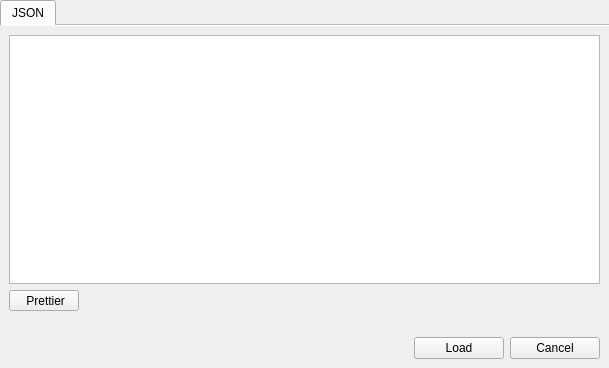
<?xml version="1.0" encoding="UTF-8"?>
<ui version="4.0">
 <class>Form</class>
 <widget class="QWidget" name="Form">
  <property name="windowModality">
   <enum>Qt::WindowModal</enum>
  </property>
  <property name="geometry">
   <rect>
    <x>0</x>
    <y>0</y>
    <width>609</width>
    <height>368</height>
   </rect>
  </property>
  <property name="windowTitle">
   <string>Form</string>
  </property>
  <layout class="QVBoxLayout" name="verticalLayout">
   <property name="spacing">
    <number>0</number>
   </property>
   <property name="leftMargin">
    <number>0</number>
   </property>
   <property name="topMargin">
    <number>0</number>
   </property>
   <property name="rightMargin">
    <number>0</number>
   </property>
   <property name="bottomMargin">
    <number>0</number>
   </property>
   <item>
    <widget class="QTabWidget" name="mock_import_tabs">
     <property name="tabShape">
      <enum>QTabWidget::Rounded</enum>
     </property>
     <property name="currentIndex">
      <number>0</number>
     </property>
     <property name="elideMode">
      <enum>Qt::ElideLeft</enum>
     </property>
     <property name="usesScrollButtons">
      <bool>false</bool>
     </property>
     <property name="documentMode">
      <bool>true</bool>
     </property>
     <widget class="QWidget" name="tab_2">
      <attribute name="title">
       <string>JSON</string>
      </attribute>
      <layout class="QVBoxLayout" name="verticalLayout_6">
       <item>
        <layout class="QVBoxLayout" name="verticalLayout_5">
         <item>
          <widget class="QTextEdit" name="mock_json_import_input">
           <property name="verticalScrollBarPolicy">
            <enum>Qt::ScrollBarAlwaysOff</enum>
           </property>
           <property name="horizontalScrollBarPolicy">
            <enum>Qt::ScrollBarAlwaysOff</enum>
           </property>
          </widget>
         </item>
         <item>
          <widget class="QToolButton" name="mock_json_pretty_btn">
           <property name="maximumSize">
            <size>
             <width>70</width>
             <height>16777215</height>
            </size>
           </property>
           <property name="toolTip">
            <string>Format JSON data</string>
           </property>
           <property name="toolTipDuration">
            <number>0</number>
           </property>
           <property name="text">
            <string> Prettier</string>
           </property>
           <property name="icon">
            <iconset>
             <normaloff>../assets/images/icons/json.ico</normaloff>../assets/images/icons/json.ico</iconset>
           </property>
           <property name="toolButtonStyle">
            <enum>Qt::ToolButtonTextBesideIcon</enum>
           </property>
          </widget>
         </item>
         <item>
          <widget class="QLabel" name="json_validation_lbl">
           <property name="styleSheet">
            <string notr="true">color: rgba(255, 0, 0,1)</string>
           </property>
           <property name="text">
            <string/>
           </property>
          </widget>
         </item>
         <item>
          <layout class="QHBoxLayout" name="horizontalLayout">
           <item>
            <widget class="QLabel" name="lbl_import_json_status">
             <property name="text">
              <string/>
             </property>
            </widget>
           </item>
           <item>
            <widget class="QPushButton" name="mock_load_json_btn">
             <property name="maximumSize">
              <size>
               <width>90</width>
               <height>16777215</height>
              </size>
             </property>
             <property name="text">
              <string>Load</string>
             </property>
             <property name="icon">
              <iconset>
               <normaloff>../assets/images/icons/load.ico</normaloff>../assets/images/icons/load.ico</iconset>
             </property>
            </widget>
           </item>
           <item>
            <widget class="QPushButton" name="mock_load_json_cancel_btn">
             <property name="maximumSize">
              <size>
               <width>90</width>
               <height>16777215</height>
              </size>
             </property>
             <property name="text">
              <string>Cancel</string>
             </property>
             <property name="icon">
              <iconset>
               <normaloff>../assets/images/icons/cancel.ico</normaloff>../assets/images/icons/cancel.ico</iconset>
             </property>
            </widget>
           </item>
          </layout>
         </item>
        </layout>
       </item>
      </layout>
     </widget>
    </widget>
   </item>
  </layout>
 </widget>
 <resources/>
 <connections/>
</ui>
